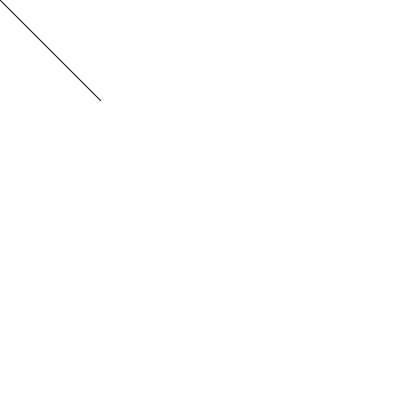
Frame 1 (no input)
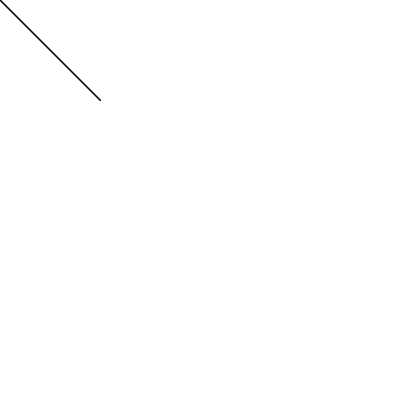
Frame 60 (the mouse pressed at the canvas centre just before this capture)
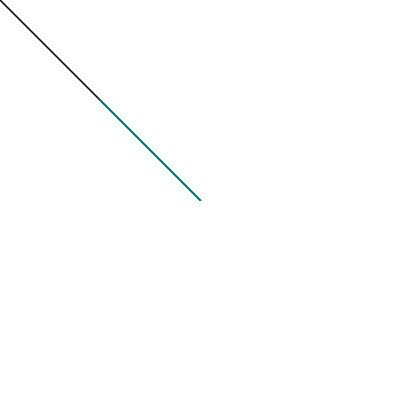
Frame 120 (the mouse held since frame 60 and released just before this capture)

The Processing sketch that drew these frames (run headless with seeded random() and noise(); from frame 60 on, the mouse is pressed at the canvas centre):

// Processing sketch: processing_181048
// ── processing_181048.pde



void setup()
{
  size(400,400);
  
  background(255);


}

void draw()
{
// code that happens every frame
line(mouseX,mouseY,100,100);
stroke(0,
       map(mouseX,0,400,0,255),
       map(mouseY,0,400,0,255));
strokeWeight(map(pmouseX,0,400,0.25,2));}

void mouseDragged()
{
// code that happens when the mouse moves
// with the button down
}

void mousePressed()
{
// code that happens when the mouse button
// is pressed
}

void mouseReleased()
{
// code that happens when the mouse button
// is released
}
